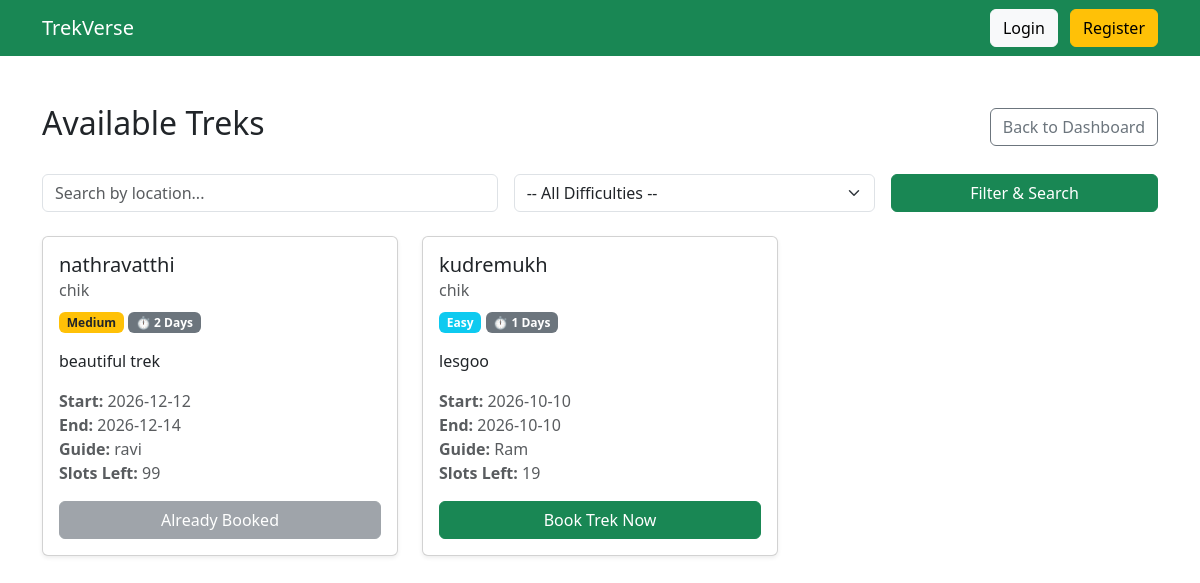
Screenshot of /user/treks (signed in) with the database file from the repository.
### models.py (models this page shows)
class Trek(db.Model):
    __tablename__ = "treks"
    id = db.Column(db.Integer, primary_key=True)
    name = db.Column(db.String(100), nullable=False)
    location = db.Column(db.String(100), nullable=False)
    difficulty = db.Column(db.String(20), nullable=False)
    duration = db.Column(db.Integer, nullable=False)
    available_slots = db.Column(db.Integer, nullable=False)
    status = db.Column(db.String(20), default="Pending")
    start_date = db.Column(db.Date)
    end_date = db.Column(db.Date)
    description = db.Column(db.Text)
    staff_id = db.Column(
        db.Integer,
        db.ForeignKey("users.id")
    )
    created_at = db.Column(
        db.DateTime,
        default=datetime.utcnow
    )
    bookings = db.relationship(
        "Booking",
        backref="trek",
        lazy=True
    )

class User(db.Model):
    __tablename__ = "users"
    id = db.Column(db.Integer, primary_key=True)
    name = db.Column(db.String(100), nullable=False)
    email = db.Column(db.String(120), unique=True, nullable=False)
    password = db.Column(db.String(255), nullable=False)
    phone = db.Column(db.String(15))
    role = db.Column(db.String(20), nullable=False)
    approved = db.Column(db.Boolean, default=False)
    blacklisted = db.Column(db.Boolean, default=False)
    experience_years = db.Column(db.Integer, default=0)
    skills = db.Column(db.String(255), default="")
    bio = db.Column(db.Text, default="")
    created_at = db.Column(db.DateTime, default=datetime.utcnow)
    managed_treks = db.relationship(
        "Trek",
        backref="staff",
        lazy=True
    )
    bookings = db.relationship(
        "Booking",
        backref="user",
        lazy=True
    )

### routes.py (the view)
    @app.route("/user/treks")
    def user_treks():
        if "user_id" not in session or session["role"] != "user":
            return "Access Denied"
        location = request.args.get("location", "")
        difficulty = request.args.get("difficulty", "")
        query = Trek.query.filter_by(status="Open")
        if location:
            query = query.filter(Trek.location.like(f"%{location}%"))
        if difficulty:
            query = query.filter_by(difficulty=difficulty)
        treks = query.all()
        bookings = Booking.query.filter_by(user_id=session["user_id"], status="Booked").all()
        booked_trek_ids = {b.trek_id for b in bookings}
        return render_template("user/treks.html", treks=treks, location=location, difficulty=difficulty, booked_trek_ids=booked_trek_ids)

### templates/user/treks.html (shortened to what this page needs)
{% extends "base.html" %}
{% block content %}
<div class="d-flex justify-content-between align-items-center mb-4">
    <h2>Available Treks</h2>
    <a href="/user/dashboard" class="btn btn-outline-secondary">Back to Dashboard</a>
</div>
<form method="GET" action="/user/treks" class="row g-3 mb-4">
    <div class="col-md-5">
        <input type="text" name="location" class="form-control" placeholder="Search by location..." value="{{ location or '' }}">
    </div>
    <div class="col-md-4">
        <select name="difficulty" class="form-select">
            <option value="">-- All Difficulties --</option>
        </select>
    </div>
    <div class="col-md-3">
        <button type="submit" class="btn btn-success w-100">Filter & Search</button>
    </div>
</form>
<div class="row row-cols-1 row-cols-md-2 row-cols-lg-3 g-4">
    {% for trek in treks %}
    <div class="col">
        <div class="card h-100 shadow-sm">
            <div class="card-body d-flex flex-column">
                <h5 class="card-title">{{ trek.name }}</h5>
                <h6 class="card-subtitle mb-2 text-muted"> {{ trek.location }}</h6>
                <div class="mb-3">
                    <span class="badge {% if trek.difficulty == 'Easy' %}bg-info{% elif trek.difficulty == 'Medium' %}bg-warning text-dark{% else %}bg-danger{% endif %}">
                        {{ trek.difficulty }}
                    </span>
                    <span class="badge bg-secondary">⏱ {{ trek.duration }} Days</span>
                </div>
                <p class="card-text text-truncate">{{ trek.description or 'No description provided.' }}</p>
                <ul class="list-unstyled mt-auto mb-3 text-muted">
                    <li><strong>Start:</strong> {{ trek.start_date.strftime('%Y-%m-%d') if trek.start_date else 'N/A' }}</li>
                    <li> <strong>End:</strong> {{ trek.end_date.strftime('%Y-%m-%d') if trek.end_date else 'N/A' }}</li>
                    <li> <strong>Guide:</strong> {{ trek.staff.name if trek.staff else 'TBA' }}</li>
                    <li> <strong>Slots Left:</strong> {{ trek.available_slots }}</li>
                </ul>
                {% set is_booked = trek.id in booked_trek_ids %}
                {% if is_booked %}
                <button class="btn btn-secondary w-100" disabled>Already Booked</button>
                {% elif trek.available_slots <= 0 %}
                <button class="btn btn-danger w-100" disabled>Fully Booked</button>
                {% else %}
                <form action="/user/book/{{ trek.id }}" method="POST">
                    <button type="submit" class="btn btn-success w-100">Book Trek Now</button>
                </form>
                {% endif %}
            </div>
        </div>
    </div>
    {% else %}
    <div class="col-12 text-center py-5">
        <p class="lead text-muted">No available open treks match your search criteria.</p>
    </div>
    {% endfor %}
</div>
{% endblock %}

### rows the page displays
Trek: name "nathravatthi", location "chik", difficulty "Medium", duration "2", description "beautiful trek", start_date "2026-12-12", end_date "2026-12-14", staff "ravi", available_slots "99", shows "Already Booked"
Trek: name "kudremukh", location "chik", difficulty "Easy", duration "1", description "lesgoo", start_date "2026-10-10", end_date "2026-10-10", staff "Ram", available_slots "19"
